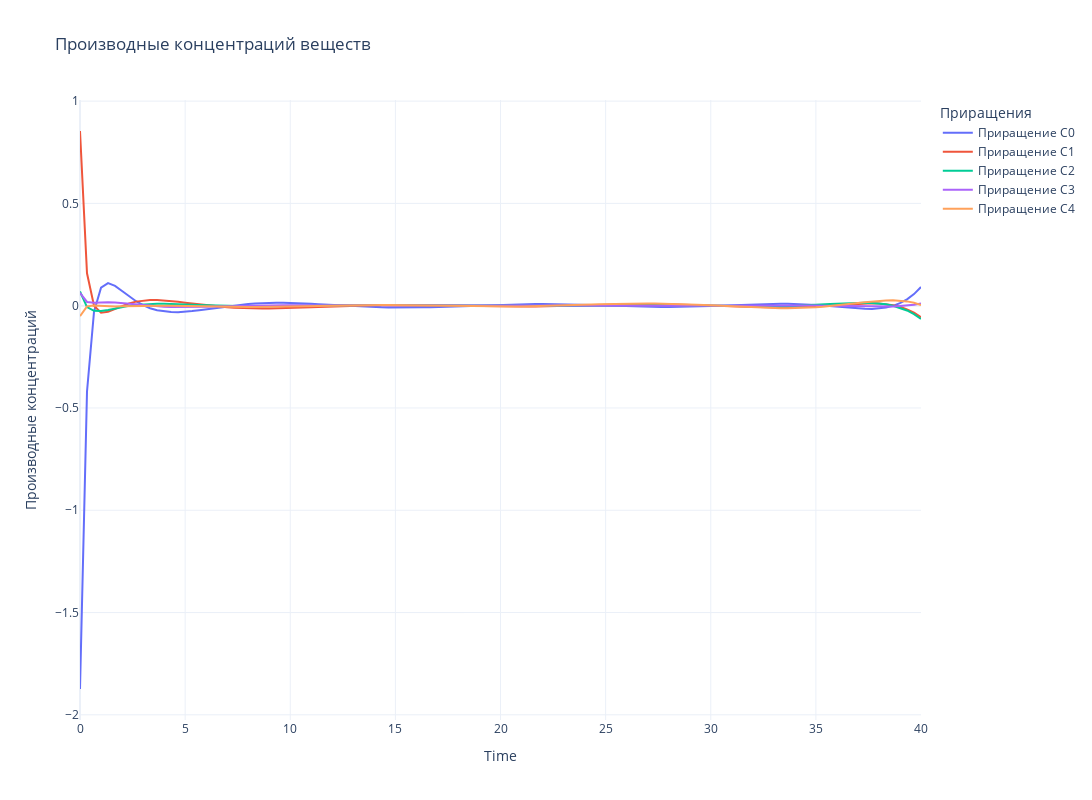

Notebook source saved alongside this figure:
### Markdown cell above
### От полиномов

### Code cell
fig = go.Figure()

# Добавляем линии для каждого вещества
for i in range(N_SUBSTANCE):
    fig.add_trace(go.Scatter(
        x=tsteps, 
        y=dCdt_TRUE[i] - dCdt_predict[i], 
        mode='lines', 
        name=f'Приращение C{i}'
    ))

# Настройки графика
fig.update_layout(
    title='Производные концентраций веществ',
    xaxis_title='Time',
    yaxis_title='Производные концентраций',
    legend_title='Приращения',
    template='plotly_white',
    width=1400,  # Ширина холста
    height=800   # Высота холста
)

fig.show()
